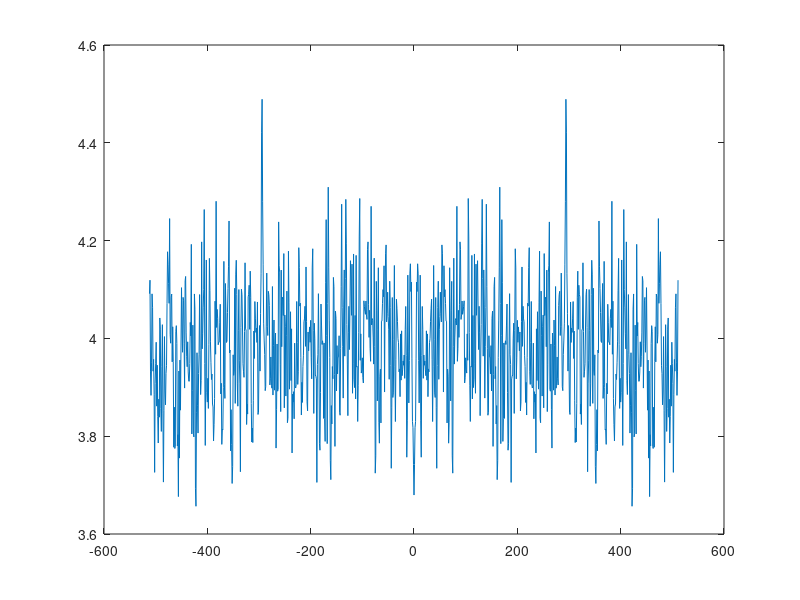

Recreate this plot in MATLAB.
clear ; clc ; close all;

%% PRÉLIMINAIRE 1

% Bruit blanc

N = 2^20; % Nombre de points
sigma = 2; % Ecart type
mu = 0; % Moyenne

% Génération du bruit
b = mu + randn(1,N)*sigma;

% Théorie : Rbb(tau) = sigma^2*delta(tau)

% Estimateur biaisé
Rbb_b = xcorr(b, 'biased');
% figure, plot(-N+1:N-1, Rbb_b), title('Estimateur biaisé'), xlabel('tau'), ylabel('Rbb');
% Estimateur non biaisé
Rbb_nb = xcorr(b, 'unbiased');
% figure, plot(-N+1:N-1, Rbb_nb), title('Estimateur non biaisé'), xlabel('tau'), ylabel('Rbb');

% Spectre de puissance
SP = abs(fftshift(fft(b))).^2/(2*N);
% figure, stem(-N/2:N/2-1, SP), title('SP');

% Densité spectrale de puissance
% figure, plot(-N+1:N-1, sigma^2*ones(1,2*N-1)), title('DSP');

%% 

Nfft = 2^10; % Nombre de points pour la fft
window = hamming(Nfft); % Fenêtre
rec = 2^6; % Recouvrement de rec points
k = floor(N/Nfft); % Nombre de découpage
pw = zeros(Nfft, 1); % Matrice du periodogramme
index = 1;
i = 0;

% Periodogramme de Welch
while index+Nfft-1 < length(b)
    xwindow = window.*b(index:index+Nfft-1)'; % Fenêtrage
	index = index + Nfft - rec; % Décalage de l'indice
    i = i+1;
    pw = pw + abs(fftshift(fft(xwindow, Nfft).^2)); % Ajout à la matrice
end

pw = pw./(i*norm(window)^2); % Normalisation
figure, plot(-Nfft/2:Nfft/2-1,pw);

% Periodogramme de Daniell

% Corrélogramme
Rbb = xcorr(b);
C = abs(fftshift(fft(Rbb)))/(2*N);
% figure, stem(-N+1:N-1,C); % Equivalent SP



